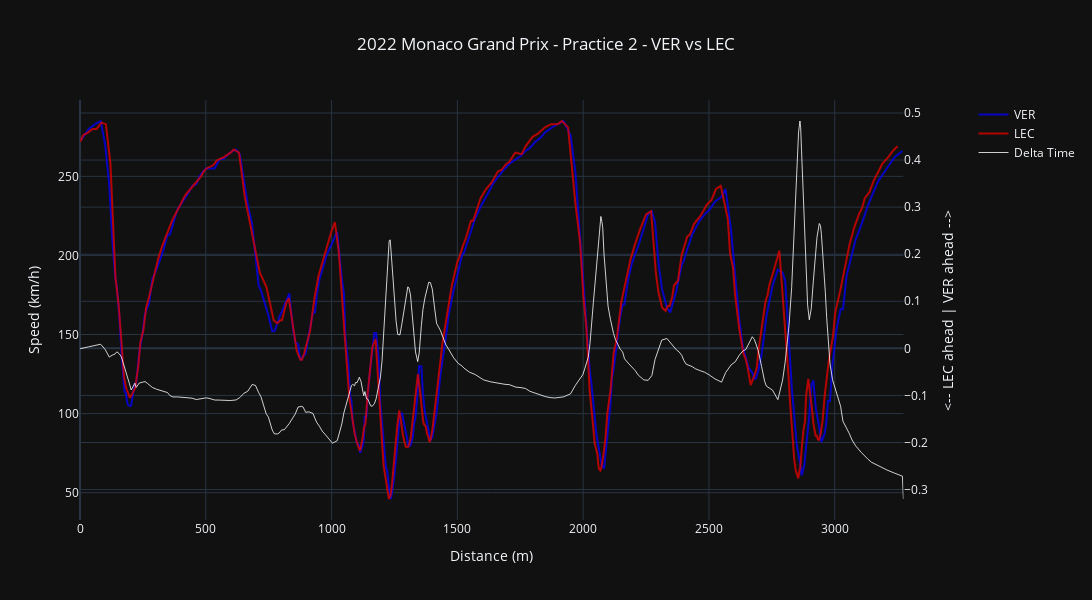

Notebook code for this chart:
### Code cell
def plot_stacked_data():
    
    hovertemplate_speed = 'Speed: %{y} km/h'+'<br>Distance: %{x} meters'
    
    fig = make_subplots(specs=[[{"secondary_y": True}]])

    fig.add_trace(go.Scatter(x=car_data_1['Distance'], y=car_data_1['Speed'], name=driver_1, line_color=ff1.plotting.driver_color(driver_1), hovertemplate = hovertemplate_speed, opacity=0.8), secondary_y=False)
    fig.add_trace(go.Scatter(x=car_data_2['Distance'], y=car_data_2['Speed'], name=driver_2, line_color=ff1.plotting.driver_color(driver_2), hovertemplate = hovertemplate_speed, opacity=0.8), secondary_y=False)
    fig.add_trace(go.Scatter(x=ref_tel['Distance'], y=delta_time, line_color='white', name='Delta Time', hovertemplate = 'Delta Time: %{y:.3f} sec', opacity=0.8, line_width=1), secondary_y=True)

    fig.update_yaxes(title_text="Speed (km/h)", secondary_y=False)
    fig.update_yaxes(title_text=f"<-- {driver_2} ahead | {driver_1} ahead -->", secondary_y=True)
    fig.update_layout(width=1200, height=600, title_text=plot_title, xaxis_title='Distance (m)', title_x=0.5)
    
    return fig

plot_stacked_data()

### Figure 1 — Plotly figure (JSON) as saved in the notebook; plotly's stock layout.template omitted (floating-point values rounded to 4 significant figures; data arrays with more than 128 entries replaced by an {"elided": "..."} marker saying what was removed)
{"data": [{"hovertemplate": "Speed: %{y} km/h<br>Distance: %{x} meters", "line": {"color": "#0600ef"}, "name": "VER", "opacity": 0.8, "type": "scatter", "x": {"elided": "280 int values"}, "xaxis": "x", "y": {"elided": "280 int values"}, "yaxis": "y"}, {"hovertemplate": "Speed: %{y} km/h<br>Distance: %{x} meters", "line": {"color": "#dc0000"}, "name": "LEC", "opacity": 0.8, "type": "scatter", "x": {"elided": "273 int values"}, "xaxis": "x", "y": {"elided": "273 int values"}, "yaxis": "y"}, {"hovertemplate": "Delta Time: %{y:.3f} sec", "line": {"color": "white", "width": 1}, "name": "Delta Time", "opacity": 0.8, "type": "scatter", "x": {"elided": "282 float values"}, "xaxis": "x", "y": {"elided": "282 float values"}, "yaxis": "y2"}], "layout": {"height": 600, "title": {"text": "2022 Monaco Grand Prix - Practice 2 - VER vs LEC", "x": 0.5}, "width": 1200, "xaxis": {"anchor": "y", "domain": [0, 0.94], "title": {"text": "Distance (m)"}}, "yaxis": {"anchor": "x", "domain": [0, 1], "title": {"text": "Speed (km/h)"}}, "yaxis2": {"anchor": "x", "overlaying": "y", "side": "right", "title": {"text": "<-- LEC ahead | VER ahead -->"}}}}
